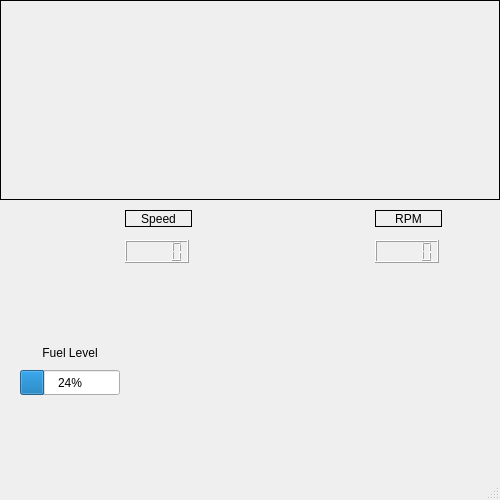
<?xml version="1.0" encoding="UTF-8"?>
<ui version="4.0">
 <class>MainWindow</class>
 <widget class="QMainWindow" name="MainWindow">
  <property name="geometry">
   <rect>
    <x>0</x>
    <y>0</y>
    <width>500</width>
    <height>500</height>
   </rect>
  </property>
  <property name="font">
   <font>
    <family>Ubuntu</family>
   </font>
  </property>
  <property name="windowTitle">
   <string>MainWindow</string>
  </property>
  <widget class="QWidget" name="centralwidget">
   <widget class="QwtPlot" name="hp_graph">
    <property name="geometry">
     <rect>
      <x>0</x>
      <y>0</y>
      <width>500</width>
      <height>200</height>
     </rect>
    </property>
    <property name="frameShape">
     <enum>QFrame::Box</enum>
    </property>
   </widget>
   <widget class="QLCDNumber" name="speed_lcd">
    <property name="geometry">
     <rect>
      <x>125</x>
      <y>240</y>
      <width>64</width>
      <height>23</height>
     </rect>
    </property>
   </widget>
   <widget class="QLCDNumber" name="rpm_lcd">
    <property name="geometry">
     <rect>
      <x>375</x>
      <y>240</y>
      <width>64</width>
      <height>23</height>
     </rect>
    </property>
   </widget>
   <widget class="QLabel" name="speed_label">
    <property name="geometry">
     <rect>
      <x>125</x>
      <y>210</y>
      <width>67</width>
      <height>17</height>
     </rect>
    </property>
    <property name="frameShape">
     <enum>QFrame::Box</enum>
    </property>
    <property name="text">
     <string>Speed</string>
    </property>
    <property name="alignment">
     <set>Qt::AlignCenter</set>
    </property>
   </widget>
   <widget class="QLabel" name="rpm_label">
    <property name="geometry">
     <rect>
      <x>375</x>
      <y>210</y>
      <width>67</width>
      <height>17</height>
     </rect>
    </property>
    <property name="frameShape">
     <enum>QFrame::Box</enum>
    </property>
    <property name="text">
     <string>RPM</string>
    </property>
    <property name="alignment">
     <set>Qt::AlignCenter</set>
    </property>
   </widget>
   <widget class="QProgressBar" name="fuel_progress_bar">
    <property name="geometry">
     <rect>
      <x>20</x>
      <y>370</y>
      <width>100</width>
      <height>25</height>
     </rect>
    </property>
    <property name="value">
     <number>24</number>
    </property>
    <property name="alignment">
     <set>Qt::AlignCenter</set>
    </property>
   </widget>
   <widget class="QLabel" name="fuel_label">
    <property name="geometry">
     <rect>
      <x>20</x>
      <y>340</y>
      <width>100</width>
      <height>25</height>
     </rect>
    </property>
    <property name="text">
     <string>Fuel Level</string>
    </property>
    <property name="alignment">
     <set>Qt::AlignCenter</set>
    </property>
   </widget>
  </widget>
  <widget class="QStatusBar" name="statusbar"/>
 </widget>
 <customwidgets>
  <customwidget>
   <class>QwtPlot</class>
   <extends>QFrame</extends>
   <header>qwt_plot.h</header>
  </customwidget>
 </customwidgets>
 <resources/>
 <connections/>
</ui>
